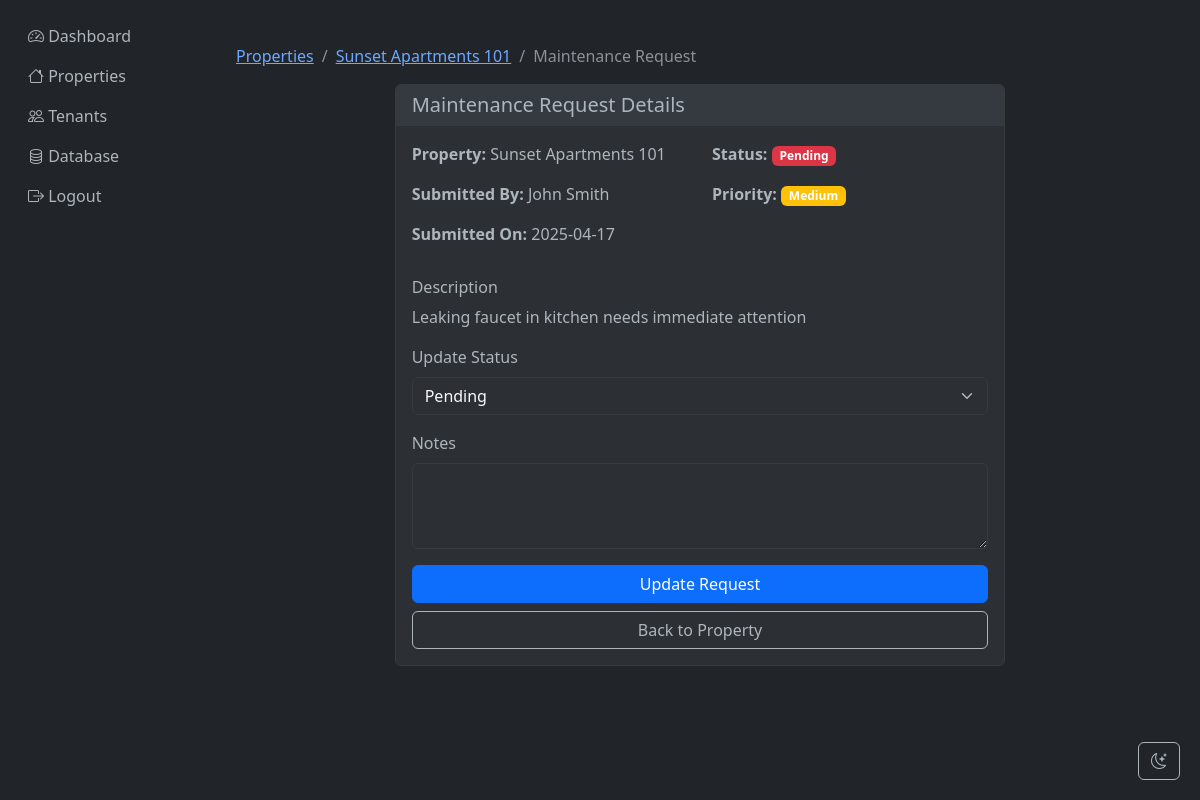
The app's page /maintenance/1 (signed in) with its own data.
### app/models.py (models this page shows, shortened)
class Property(db.Model):
    id = db.Column(db.Integer, primary_key=True)
    name = db.Column(db.String(100), nullable=False)
    address = db.Column(db.String(200), nullable=False)
    type = db.Column(db.String(50), nullable=False)  # apartment, house, commercial
    status = db.Column(db.String(20), nullable=False)  # vacant, occupied, maintenance
    rent_amount = db.Column(db.Float, nullable=False)
    owner_id = db.Column(db.Integer, db.ForeignKey('user.id'), nullable=False)
    tenants = db.relationship('Tenant', backref='property', lazy=True)
    maintenance_requests = db.relationship('MaintenanceRequest', backref='property', lazy=True)

class Tenant(db.Model):
    id = db.Column(db.Integer, primary_key=True)
    name = db.Column(db.String(100), nullable=False)
    email = db.Column(db.String(120), nullable=False)
    phone = db.Column(db.String(20), nullable=False)
    property_id = db.Column(db.Integer, db.ForeignKey('property.id'), nullable=False)
    lease_start = db.Column(db.Date, nullable=False)
    lease_end = db.Column(db.Date, nullable=False)
    rent_payments = db.relationship('RentPayment', backref='tenant', lazy=True)
    maintenance_requests = db.relationship('MaintenanceRequest', backref='tenant', lazy=True)

class MaintenanceRequest(db.Model):
    __tablename__ = 'maintenance_requests'
    id = db.Column(db.Integer, primary_key=True)
    property_id = db.Column(db.Integer, db.ForeignKey('property.id'), nullable=False)
    tenant_id = db.Column(db.Integer, db.ForeignKey('tenant.id'), nullable=False)
    title = db.Column(db.String(100), nullable=False)
    description = db.Column(db.Text, nullable=False)
    status = db.Column(db.String(20), nullable=False)  # pending, in_progress, completed
    priority = db.Column(db.String(20), nullable=False)  # low, medium, high
    created_at = db.Column(db.DateTime, default=datetime.utcnow)
    completed_at = db.Column(db.DateTime)
    notes = db.Column(db.Text)

### app/routes/maintenance.py (the view)
@bp.route('/maintenance/<int:request_id>')
@login_required
def view_request(request_id):
    request = db.session.query(MaintenanceRequest).join(Property).filter(
        MaintenanceRequest.id == request_id,
        Property.owner_id == current_user.id
    ).first_or_404()
    return render_template('maintenance/view.html', request=request)

### app/templates/maintenance/view.html (shortened to what this page needs)
{% extends "base.html" %}
{% block content %}
<div class="container mt-4">
    <nav aria-label="breadcrumb">
        <ol class="breadcrumb">
            <li class="breadcrumb-item"><a href="{{ url_for('properties.list_properties') }}">Properties</a></li>
            <li class="breadcrumb-item"><a href="{{ url_for('properties.view_property', property_id=request.property.id) }}">{{ request.property.name }}</a></li>
            <li class="breadcrumb-item active" aria-current="page">Maintenance Request</li>
        </ol>
    </nav>
    <div class="row justify-content-center">
        <div class="col-md-8">
            <div class="card">
                <div class="card-header">
                    <h5 class="card-title mb-0">Maintenance Request Details</h5>
                </div>
                <div class="card-body">
                    <div class="row mb-3">
                        <div class="col-md-6">
                            <p><strong>Property:</strong> {{ request.property.name }}</p>
                            <p><strong>Submitted By:</strong> {{ request.tenant.name }}</p>
                            <p><strong>Submitted On:</strong> {{ request.created_at.strftime('%Y-%m-%d') }}</p>
                        </div>
                        <div class="col-md-6">
                            <p><strong>Status:</strong>
                                <span class="badge {% if request.status == 'completed' %}bg-success
                                                  {% elif request.status == 'in_progress' %}bg-warning
                                                  {% else %}bg-danger{% endif %}">
                                    {{ request.status|title }}
                                </span>
                            </p>
                            <p><strong>Priority:</strong>
                                <span class="badge {% if request.priority == 'high' %}bg-danger
                                                  {% elif request.priority == 'medium' %}bg-warning
                                                  {% else %}bg-info{% endif %}">
                                    {{ request.priority|title }}
                                </span>
                            </p>
                        </div>
                    </div>
                    <div class="mb-3">
                        <h6>Description</h6>
                        <p>{{ request.description }}</p>
                    </div>
                    <form method="POST" action="{{ url_for('maintenance.update_request', request_id=request.id) }}">
                        <div class="mb-3">
                            <label for="status" class="form-label">Update Status</label>
                            <select class="form-select" id="status" name="status" required>
                                <option value="pending" {% if request.status == 'pending' %}selected{% endif %}>Pending</option>
                            </select>
                        </div>
                        <div class="mb-3">
                            <label for="notes" class="form-label">Notes</label>
                            <textarea class="form-control" id="notes" name="notes" rows="3">{{ request.notes or '' }}</textarea>
                        </div>
                        <div class="d-grid gap-2">
                            <button type="submit" class="btn btn-primary">
                                 Update Request
                            </button>
                            <a href="{{ url_for('properties.view_property', property_id=request.property.id) }}" class="btn btn-outline-secondary">
                                 Back to Property
                            </a>
                        </div>
                    </form>
                </div>
            </div>
        </div>
    </div>
</div>
{% endblock %}

### app/templates/base.html (style rules this page uses)
.card { background-color: #2c3034; border-color: #373b3e; }
.card-header { background-color: #343a40; border-bottom-color: #373b3e; }
.form-control, .form-select { background-color: #2c3034; border-color: #373b3e; color: #f8f9fa; }
.btn-outline-secondary { color: #adb5bd; border-color: #adb5bd; }

### records on screen
Property: property.name "Sunset Apartments 101"
Tenant: tenant.name "John Smith"
MaintenanceRequest: created_at "2025-04-17", status "Pending", priority "Medium", description "Leaking faucet in kitchen needs immediate attention"
